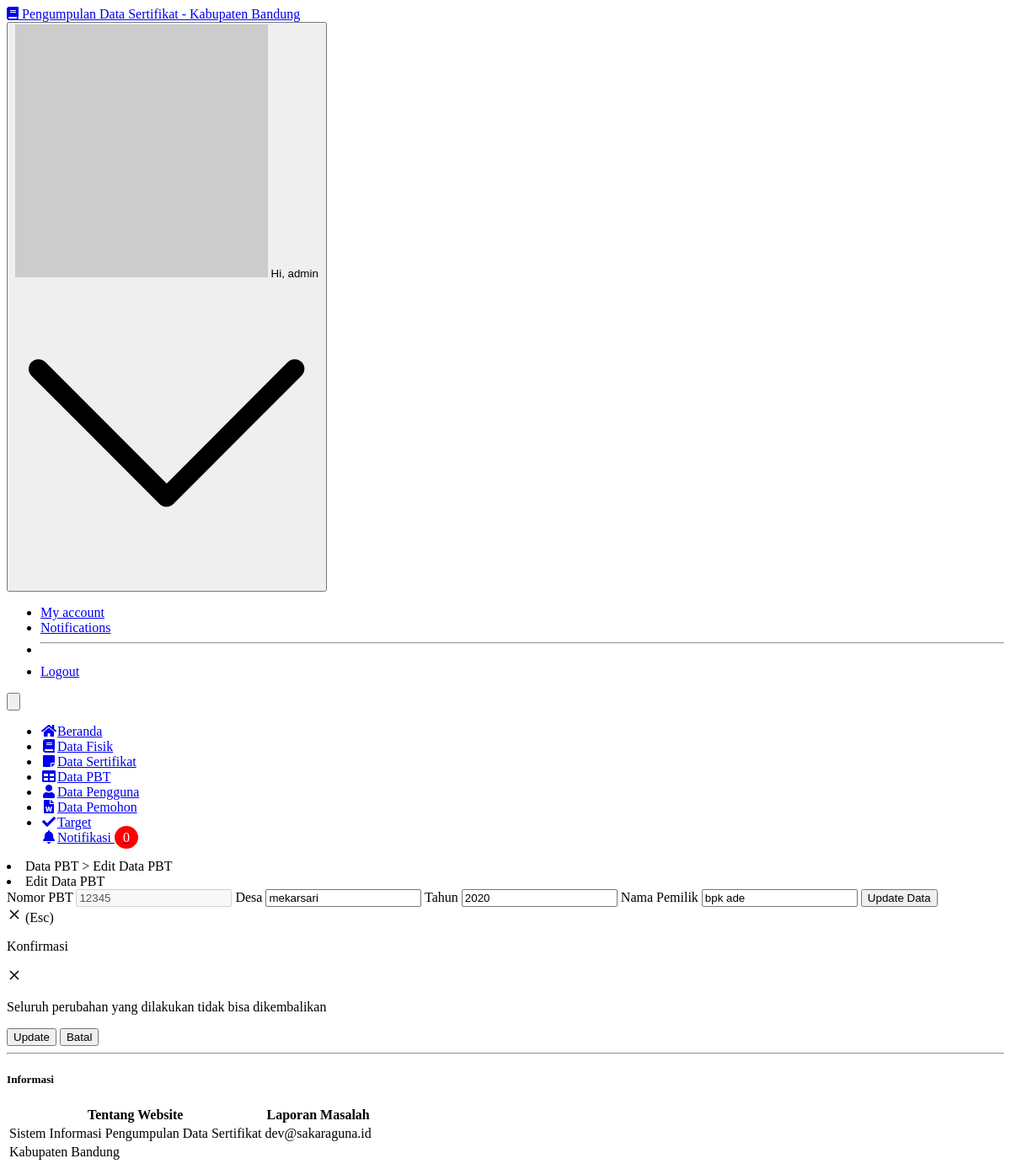
The page /admin/edit_pbt.php?no_pbt=12345 (signed in) on the database its author committed.
### tables this page shows
CREATE TABLE `data_pbt` (
  `no_pbt` int(25) NOT NULL,
  `desa` varchar(50) NOT NULL,
  `tahun` varchar(20) NOT NULL,
  `nama` varchar(50) NOT NULL,
  `status` varchar(10) DEFAULT NULL,
  `dokumen` varchar(50) NOT NULL
);

### admin/edit_pbt.php (the view, shortened to what this page needs)
<?php
include '../core/conn.php';
$ambilNotif = mysqli_query($connection,"SELECT * FROM permohonan WHERE notif = 'unread' ORDER BY id_permohonan ASC");
$jumlahNotif = mysqli_num_rows($ambilNotif);
$no_pbt = $_GET['no_pbt'];
$data = mysqli_query($connection, "SELECT * FROM data_pbt WHERE no_pbt='$no_pbt'");
?>
<!DOCTYPE html>
<html lang="en">
  <head>
    <link rel="stylesheet" href="https://use.fontawesome.com/releases/v5.3.1/css/all.css">
    <link href="../assets/css/style.css" rel="stylesheet" type="text/css">
  </head>
  <body class="bg-gray-100 font-sans leading-normal tracking-normal">
    <nav id="header" class="bg-white fixed w-full z-10 top-0 shadow">
      <div class="w-full container mx-auto flex flex-wrap items-center mt-0 pt-3 pb-3 md:pb-0">
        <div class="w-1/2 pl-2 md:pl-0">
          <a class="text-gray-900 text-base xl:text-xl no-underline hover:no-underline font-bold" href="#">
          <i class="fas fa-book text-orange-600 pr-3"></i> Pengumpulan Data Sertifikat - Kabupaten Bandung
          </a>
        </div>
        <div class="w-1/2 pr-0">
          <div class="flex relative inline-block float-right">
            <div class="relative text-sm">
              <button id="userButton" class="flex items-center focus:outline-none mr-3">
                <img class="w-8 h-8 rounded-full mr-4" src="http://i.pravatar.cc/300" alt="Avatar of User"> <span class="hidden md:inline-block">Hi, <?php echo $_SESSION['username'];?></span>
              </button>
              <div id="userMenu" class="bg-white rounded shadow-md mt-2 absolute mt-12 top-0 right-0 min-w-full overflow-auto z-30 invisible">
                <ul class="list-reset">
                  <li><a href="#" class="px-4 py-2 block text-gray-900 hover:bg-gray-400 no-underline hover:no-underline">My account</a></li>
                  <li><a href="#" class="px-4 py-2 block text-gray-900 hover:bg-gray-400 no-underline hover:no-underline">Notifications</a></li>
                  <li>
                    <hr class="border-t mx-2 border-gray-400">
                  </li>
                  <li><a href="../core/logout.php" class="px-4 py-2 block text-gray-900 hover:bg-gray-400 no-underline hover:no-underline">Logout</a></li>
                </ul>
              </div>
            </div>
            <div class="block lg:hidden pr-4">
              <button id="nav-toggle" class="flex items-center px-3 py-2 border rounded text-gray-500 border-gray-600 hover:text-gray-900 hover:border-teal-500 appearance-none focus:outline-none">
              </button>
            </div>
          </div>
        </div>
        <div class="w-full flex-grow lg:flex lg:items-center lg:w-auto hidden lg:block mt-2 lg:mt-0 bg-white z-20" id="nav-content">
          <ul class="list-reset lg:flex flex-1 items-center px-4 md:px-0">
            <li class="mr-6 my-2 md:my-0">
              <a href="index.php" class="block py-1 md:py-3 pl-1 align-middle text-gray-500 no-underline hover:text-gray-900 border-b-2 border-white hover:border-orange-600">
              <i class="fas fa-home fa-fw mr-3 text-gray-500"></i><span class="pb-1 md:pb-0 text-sm">Beranda</span>
              </a>
            </li>
            <li class="mr-6 my-2 md:my-0">
              <a href="fisik.php" class="block py-1 md:py-3 pl-1 align-middle text-gray-500 no-underline hover:text-gray-900 border-b-2 border-white hover:border-pink-500">
              <i class="fas fa-book fa-fw mr-3"></i><span class="pb-1 md:pb-0 text-sm">Data Fisik</span>
              </a>
            </li>
            <li class="mr-6 my-2 md:my-0">
              <a href="sertifikat.php" class="block py-1 md:py-3 pl-1 align-middle text-gray-500 no-underline hover:text-gray-900 border-b-2 border-white hover:border-purple-500">
              <i class="fa fa-sticky-note fa-fw mr-3"></i><span class="pb-1 md:pb-0 text-sm">Data Sertifikat</span>
              </a>
            </li>
            <li class="mr-6 my-2 md:my-0">
              <a href="#" class="block py-1 md:py-3 pl-1 align-middle text-green-500 no-underline hover:text-gray-900 border-b-2 border-white border-green-500 hover:border-green-500">
              <i class="fas fa-table fa-fw mr-3"></i><span class="pb-1 md:pb-0 text-sm">Data PBT</span>
              </a>
            </li>
            <li class="mr-6 my-2 md:my-0">
              <a href="users.php" class="block py-1 md:py-3 pl-1 align-middle text-gray-500 no-underline hover:text-gray-900 border-b-2 border-white hover:border-red-500">
              <i class="fa fa-user fa-fw mr-3"></i><span class="pb-1 md:pb-0 text-sm">Data Pengguna</span>
              </a>
            </li>
            <li class="mr-6 my-2 md:my-0">
              <a href="permohonan.php" class="block py-1 md:py-3 pl-1 align-middle text-gray-500 no-underline hover:text-gray-900 border-b-2 border-white hover:border-blue-500">
              <i class="fa fa-file-word fa-fw mr-3"></i><span class="pb-1 md:pb-0 text-sm">Data Pemohon</span>
              </a>
            </li>
            <li class="mr-6 my-2 md:my-0">
              <a href="target.php" class="block py-1 md:py-3 pl-1 align-middle text-gray-500 no-underline hover:text-gray-900 border-b-2 border-white hover:border-yellow-500">
              <i class="fa fa-check fa-fw mr-3"></i><span class="pb-1 md:pb-0 text-sm">Target</span>
              </a>
            </li>
            <li class="dropdown mr-6 my-2 md:my-0">
              <a href="#" class="block py-1 md:py-3 pl-1 align-middle text-gray-500 no-underline hover:text-gray-900 border-b-2 border-white">
              <i class="fa fa-bell fa-fw mr-3"></i><span class="pb-1 md:pb-0 text-sm">Notifikasi <span class="badge"><?php echo $jumlahNotif;?></span></span>
              </a>
            </li>
          </ul>
        </div>
      </div>
    </nav>
    <div class="container w-full mx-auto pt-20">
      <div class="w-full px-4 md:px-0 md:mt-8 mb-16 text-gray-800 leading-normal ">
        <div class="inline flex flex-wrap items-center justify-center">
          <div class="w-full md:w-1/2 xl:w-1/2 p-3">
            <div class="bg-white border rounded shadow p-10">
                <li class="list-none"><span class="text-sm text-gray-500">Data PBT > Edit Data PBT</span></li>
                <li class="list-none"><span class="text-xl font-bold">Edit Data PBT</span></li>
                <?php
                while($d = mysqli_fetch_array($data)){
                ?>
              <form action="" method="POST" class="bg-white rounded mt-4">
                <label for="no_pbt" class="flex flex-wrap text-sm font-bold text-gray-500 leading-tight">Nomor PBT</label>
                <input disabled id="no_pbt" autocomplete=off type="text" class="mt-1 inline-block bg-gray-300 focus:border-green-500 focus:border-6 shadow-sm appearance-none border rounded w-full py-2 px-3 text-sm text-gray-700 leading-normal focus:outline-none mb-4"  name="no_pbt" value="<?=$d['no_pbt'];?>"/>
                <label for="desa" class="flex flex-wrap text-sm font-bold text-gray-500 leading-tight">Desa</label>
                <input id="desa" autocomplete=off type="text" class="mt-1 inline-block bg-gray-200 focus:border-green-500 focus:border-6 shadow-sm appearance-none border rounded w-full py-2 px-3 text-sm text-gray-700 leading-normal focus:outline-none mb-4"  name="desa" value="<?=$d['desa'];?>"/>
                <label for="tahun" class="flex flex-wrap text-sm font-bold text-gray-500 leading-tight">Tahun</label>
                <input id="tahun" autocomplete=off type="text" class="mt-1 inline-block bg-gray-200 focus:border-green-500 focus:border-6 shadow-sm appearance-none border rounded w-full py-2 px-3 text-sm text-gray-700 leading-normal focus:outline-none mb-4"  name="tahun" value="<?=$d['tahun'];?>"/>
                <label for="nama" class="flex flex-wrap text-sm font-bold text-gray-500 leading-tight">Nama Pemilik</label>
                <input id="nama" autocomplete=off type="text" class="mt-1 inline-block bg-gray-200 focus:border-green-500 focus:border-6 shadow-sm appearance-none border rounded w-full py-2 px-3 text-sm text-gray-700 leading-normal focus:outline-none mb-4"  name="nama" value="<?=$d['nama'];?>"/>
                <input  class="modal-open mt-1 rounded-md text-sm appearance-none border w-100 py-2 px-6 font-reguler bg-green-800 cursor-pointer hover:bg-gray-900 hover:transition duration-700 text-gray-400 leading-normal" type="submit" value="Update Data">
              <div class="modal opacity-0 pointer-events-none fixed w-full h-full top-0 left-0 flex items-center justify-center">
                <div class="modal-container bg-white w-11/12 md:max-w-md mx-auto rounded shadow-lg z-50 overflow-y-auto">
                  <div class="modal-close absolute top-0 right-0 cursor-pointer flex flex-col items-center mt-4 mr-4 text-white text-sm z-50">
                    <svg class="fill-current text-white" xmlns="http://www.w3.org/2000/svg" width="18" height="18" viewBox="0 0 18 18">
                      <path d="M14.53 4.53l-1.06-1.06L9 7.94 4.53 3.47 3.47 4.53 7.94 9l-4.47 4.47 1.06 1.06L9 10.06l4.47 4.47 1.06-1.06L10.06 9z"></path>
                    </svg>
                    <span class="text-sm">(Esc)</span>
                  </div>
                  <div class="modal-content py-4 text-left px-6">
                    <div class="flex justify-between items-center pb-3">
                      <p class="text-2xl font-bold">Konfirmasi</p>
                      <div class="modal-close cursor-pointer z-50">
                        <svg class="fill-current text-black" xmlns="http://www.w3.org/2000/svg" width="18" height="18" viewBox="0 0 18 18">
                          <path d="M14.53 4.53l-1.06-1.06L9 7.94 4.53 3.47 3.47 4.53 7.94 9l-4.47 4.47 1.06 1.06L9 10.06l4.47 4.47 1.06-1.06L10.06 9z"></path>
                        </svg>
                      </div>
                    </div>
                    <p>Seluruh perubahan yang dilakukan tidak bisa dikembalikan</p>
                    <div class="flex justify-end pt-2">
                      <input type="submit" class="px-4 bg-transparent p-3 rounded-lg text-indigo-500 hover:bg-gray-100 hover:text-indigo-400 mr-2" value="Update" name="update">
                      <button class="focus:no-outline modal-close px-4 bg-indigo-500 p-3 rounded-lg text-white hover:bg-indigo-400">Batal</button>
                    </div>
                  </div>
                </div>
              </div>
              </form>
                <?php } ?>
            </div>
          </div>
        </div>
        <hr class="border-t mx-2 border-gray-400">
          <div class="w-full p-3">
            <div class="bg-white border rounded shadow">
              <div class="border-b p-3">
                <h5 class="font-bold uppercase text-gray-600">Informasi</h5>
              </div>
              <div class="p-5">
                <table class="w-full p-5 text-gray-700">
                  <thead>
                    <tr>
                      <th class="text-left text-blue-900">Tentang Website</th>
                      <th class="text-left text-blue-900">Laporan Masalah</th>
                    </tr>
                  </thead>
                  <tbody>
                    <tr>
                      <td>Sistem Informasi Pengumpulan Data Sertifikat</td>
                      <td>dev@sakaraguna.id</td>
                    </tr>
                    <tr>
                      <td>Kabupaten Bandung</td>
                    </tr>
                  </tbody>
                </table>
              </div>
            </div>
          </div>
        </div>
        </div>
</body>
</html>

### admin/edit_pbt.php (style rules this page uses)
.badge { top: -10px; right: -10px; padding: 5px 10px; border-radius: 50%; background-color: red; color: white; }
li.dropdown { display: inline-block; }
.modal { transition: opacity 0.25s ease; }

### rows shown on the page
data_pbt: no_pbt "12345", desa "mekarsari", tahun "2020", nama "bpk ade"

### other values the page prints
$_SESSION['username'] "admin"
$jumlahNotif "0"
